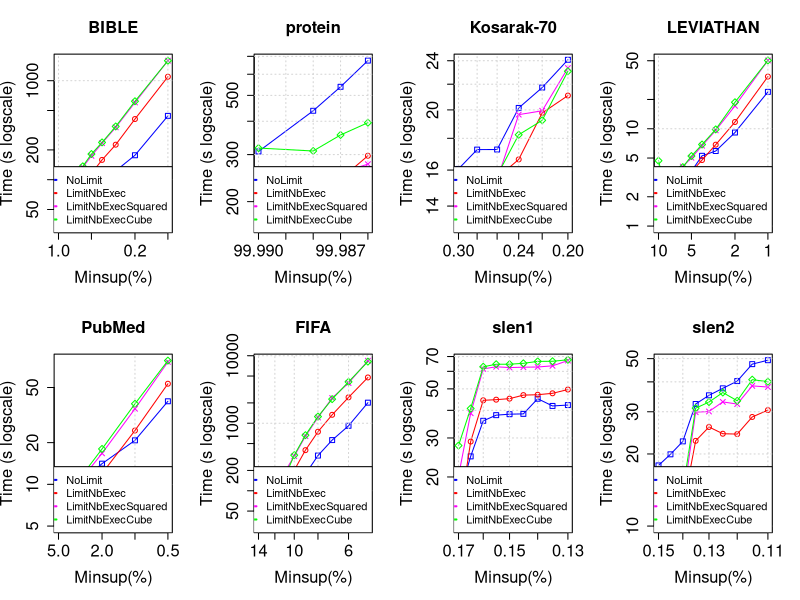

The R source for this figure:
tiff("MmEsLpMiss_SubProblemLimit_PPIC.png", width=18, height=9, units='in', res=120)
par(mfrow=c(2,4), cex.lab=1.5, cex.axis=1.5, cex.main=1.5, cex.sub=1.5)

#BIBLE
#DATA
x <- c(0.01, 0.009, 0.008, 0.007, 0.006, 0.005, 0.004, 0.003, 0.002, 0.001)*100

zero <- c(39119, 34899, 35331, 40499, 50650, 70702, 91325, 122760, 176551, 441163)/1000
one <- c(50760, 51732, 60535, 72886, 87593, 115659, 158423, 225739, 410056, 1096782)/1000
two <- c(76294, 77477, 90608, 109903, 133888, 173967, 233876, 337788, 602579, 1591939)/1000
three <- c(79276, 80430, 91285, 112419, 136481, 181523, 238008, 344930, 619925, 1591803)/1000

#PLOT
plot(x, zero, log = "xy", type="o", pch=0, xlab="Minsup(%)",ylab="Time (s logscale)", col="blue", xlim = rev(range(x)), ylim=c(34, 1591))
lines(x, one, col="red", type="o", pch=1)
lines(x, two, col="magenta", type="o", pch=4)
lines(x, three, col="green", type="o", pch=5)
title(main="BIBLE", cex.lab=1.5, cex.axis=1.5, cex.main=1.5, cex.sub=1.5)
grid()
legend("bottomright", legend=c("NoLimit", "LimitNbExec", "LimitNbExecSquared", "LimitNbExecCube"), lty=c(1,1),lwd=c(2,2), col=c("blue", "red", "magenta", "green"), cex = 1)

#protein
#DATA
x <- c(0.9999, 0.99988, 0.99987, 0.99986)*100

zero <- c(308226, 437820, 538330, 674844)/1000
one <- c(162122, 201114, 242884, 297038)/1000
two <- c(209249, 203316, 257267, 276241)/1000
three <- c(317441, 309485, 355407, 395068)/1000

#PLOT
plot(x, zero, log = "xy", type="o", pch=0, xlab="Minsup(%)",ylab="Time (s logscale)", col="blue", xlim = rev(range(x)), ylim=c(162, 674))
lines(x, one, col="red", type="o", pch=1)
lines(x, two, col="magenta", type="o", pch=4)
lines(x, three, col="green", type="o", pch=5)
title(main="protein", cex.lab=1.5, cex.axis=1.5, cex.main=1.5, cex.sub=1.5)
grid()
legend("bottomright", legend=c("NoLimit", "LimitNbExec", "LimitNbExecSquared", "LimitNbExecCube"), lty=c(1,1),lwd=c(2,2), col=c("blue", "red", "magenta", "green"), cex = 1)

#Kosarak-70
#DATA
x <- c(0.003, 0.0028, 0.0026, 0.0024, 0.0022, 0.002)*100

zero <- c(16070, 17262, 17268, 20145, 21729, 24083)/1000
one <- c(14087, 13289, 15546, 16644, 19775, 21091)/1000
two <- c(13978, 14856, 15432, 19653, 19934, 23360)/1000
three <- c(13806, 14835, 15677, 18240, 19243, 23082)/1000

#PLOT
plot(x, zero, log = "xy", type="o", pch=0, xlab="Minsup(%)",ylab="Time (s logscale)", col="blue", xlim = rev(range(x)), ylim=c(13, 24))
lines(x, one, col="red", type="o", pch=1)
lines(x, two, col="magenta", type="o", pch=4)
lines(x, three, col="green", type="o", pch=5)
title(main="Kosarak-70", cex.lab=1.5, cex.axis=1.5, cex.main=1.5, cex.sub=1.5)
grid()
legend("bottomright", legend=c("NoLimit", "LimitNbExec", "LimitNbExecSquared", "LimitNbExecCube"), lty=c(1,1),lwd=c(2,2), col=c("blue", "red", "magenta", "green"), cex = 1)

#LEVIATHAN
#DATA
x <- c(0.1, 0.09, 0.08, 0.07, 0.06, 0.05, 0.04, 0.03, 0.02, 0.01)*100

zero <- c(2555, 2848, 2866, 3350, 3363, 3665, 5270, 5904, 9147, 23925)/1000
one <- c(1905, 2036, 2258, 2588, 3035, 3606, 4770, 6861, 11728, 34362)/1000
two <- c(2360, 2437, 2841, 3472, 4087, 5033, 6695, 9631, 17194, 50332)/1000
three <- c(4695, 2907, 3009, 3612, 4031, 5242, 6884, 9847, 18721, 50366)/1000

#PLOT
plot(x, zero, log = "xy", type="o", pch=0, xlab="Minsup(%)",ylab="Time (s logscale)", col="blue", xlim = rev(range(x)), ylim=c(1, 50))
lines(x, one, col="red", type="o", pch=1)
lines(x, two, col="magenta", type="o", pch=4)
lines(x, three, col="green", type="o", pch=5)
title(main="LEVIATHAN", cex.lab=1.5, cex.axis=1.5, cex.main=1.5, cex.sub=1.5)
grid()
legend("bottomright", legend=c("NoLimit", "LimitNbExec", "LimitNbExecSquared", "LimitNbExecCube"), lty=c(1,1),lwd=c(2,2), col=c("blue", "red", "magenta", "green"), cex = 1)

#PubMed
#DATA
x <- c(0.05, 0.04, 0.03, 0.02, 0.01, 0.005)*100

zero <- c(10027, 8892, 10727, 14101, 20774, 39770)/1000
one <- c(5494, 6279, 8908, 11993, 24468, 53224)/1000
two <- c(6937, 11094, 11224, 16736, 35125, 76480)/1000
three <- c(10275, 8679, 11798, 18015, 38137, 78141)/1000

#PLOT
plot(x, zero, log = "xy", type="o", pch=0, xlab="Minsup(%)",ylab="Time (s logscale)", col="blue", xlim = rev(range(x)), ylim=c(5, 78))
lines(x, one, col="red", type="o", pch=1)
lines(x, two, col="magenta", type="o", pch=4)
lines(x, three, col="green", type="o", pch=5)
title(main="PubMed", cex.lab=1.5, cex.axis=1.5, cex.main=1.5, cex.sub=1.5)
grid()
legend("bottomright", legend=c("NoLimit", "LimitNbExec", "LimitNbExecSquared", "LimitNbExecCube"), lty=c(1,1),lwd=c(2,2), col=c("blue", "red", "magenta", "green"), cex = 1)

#FIFA
#DATA
x <- c(0.14, 0.12, 0.1, 0.09, 0.08, 0.07, 0.06, 0.05)*100

zero <- c(30958, 44640, 123454, 176801, 332213, 562830, 916465, 2016613)/1000
one <- c(35786, 80634, 201769, 399266, 748778, 1333258, 2417993, 4765888)/1000
two <- c(53734, 108717, 325362, 643100, 1216430, 2365059, 3941060, 8427763)/1000
three <- c(44586, 72593, 336544, 665348, 1254170, 2274831, 4104472, 8176178)/1000

#PLOT
plot(x, zero, log = "xy", type="o", pch=0, xlab="Minsup(%)",ylab="Time (s logscale)", col="blue", xlim = rev(range(x)), ylim=c(30, 8427))
lines(x, one, col="red", type="o", pch=1)
lines(x, two, col="magenta", type="o", pch=4)
lines(x, three, col="green", type="o", pch=5)
title(main="FIFA", cex.lab=1.5, cex.axis=1.5, cex.main=1.5, cex.sub=1.5)
grid()
legend("bottomright", legend=c("NoLimit", "LimitNbExec", "LimitNbExecSquared", "LimitNbExecCube"), lty=c(1,1),lwd=c(2,2), col=c("blue", "red", "magenta", "green"), cex = 1)

#slen1
#DATA
x <- c(0.0017, 0.00165, 0.0016, 0.00155, 0.0015, 0.00145, 0.0014, 0.00135, 0.0013)*100

zero <- c(16111, 24774, 35863, 38040, 38423, 38548, 45119, 41859, 42252)/1000
one <- c(12621, 28906, 44395, 44683, 45170, 46854, 47049, 47741, 49667)/1000
two <- c(20172, 38818, 61530, 62916, 62405, 62628, 62778, 63544, 67115)/1000
three <- c(27719, 40771, 62931, 64600, 64609, 65227, 66530, 66633, 67653)/1000

#PLOT
plot(x, zero, log = "xy", type="o", pch=0, xlab="Minsup(%)",ylab="Time (s logscale)", col="blue", xlim = rev(range(x)), ylim=c(12, 67))
lines(x, one, col="red", type="o", pch=1)
lines(x, two, col="magenta", type="o", pch=4)
lines(x, three, col="green", type="o", pch=5)
title(main="slen1", cex.lab=1.5, cex.axis=1.5, cex.main=1.5, cex.sub=1.5)
grid()
legend("bottomright", legend=c("NoLimit", "LimitNbExec", "LimitNbExecSquared", "LimitNbExecCube"), lty=c(1,1),lwd=c(2,2), col=c("blue", "red", "magenta", "green"), cex = 1)

#slen2
#DATA
x <- c(0.0015, 0.00145, 0.0014, 0.00135, 0.0013, 0.00125, 0.0012, 0.00115, 0.0011)*100

zero <- c(17916, 19933, 22569, 32337, 35144, 37589, 40291, 47436, 49250)/1000
one <- c(10439, 10642, 11851, 22690, 25914, 24291, 24210, 28542, 30484)/1000
two <- c(11078, 11847, 12840, 29876, 30083, 32990, 32301, 38482, 38049)/1000
three <- c(12506, 12827, 14161, 31062, 32944, 36102, 33340, 40856, 40056)/1000

#PLOT
plot(x, zero, log = "xy", type="o", pch=0, xlab="Minsup(%)",ylab="Time (s logscale)", col="blue", xlim = rev(range(x)), ylim=c(10, 49))
lines(x, one, col="red", type="o", pch=1)
lines(x, two, col="magenta", type="o", pch=4)
lines(x, three, col="green", type="o", pch=5)
title(main="slen2", cex.lab=1.5, cex.axis=1.5, cex.main=1.5, cex.sub=1.5)
grid()
legend("bottomright", legend=c("NoLimit", "LimitNbExec", "LimitNbExecSquared", "LimitNbExecCube"), lty=c(1,1),lwd=c(2,2), col=c("blue", "red", "magenta", "green"), cex = 1)

dev.off()
